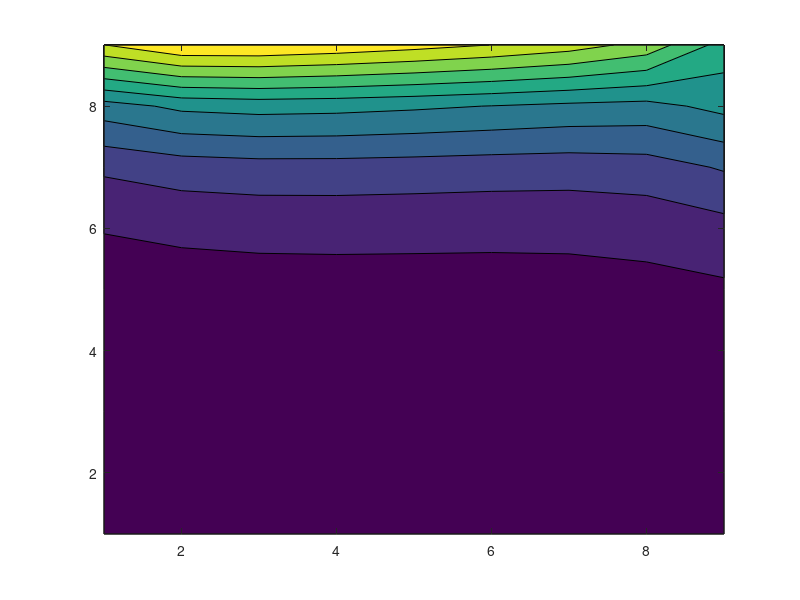

This figure's MATLAB source:
%we will solve the equation Au=b
%create my matrix A
A = zeros(81,81);
for k =1:81
    A(k,k)=4; %leading diagonal values are 4
end
for k=1:80
    A(k,k+1)=-1; %create diagonal below main diagonal 
    %all values are -1
end
for k=1:80
    A(k+1,k)=-1; %create diagonal above main diagonal
    %all values are -1
end
for k=10:81
    A(k-9,k)=-1; %for diagonal starting at z(1,10)
    %make values -1
end

%create matrix b of our solutions
b = zeros(81,0); %empty matrix 81 x 1
for k=73:81 %for the nodes P(9,1) to P(9,9), these are the only nodes
    % that will have a solution that isn't 0
    % as it's affected by top boundary where u = 100sin(pi*x/100)
    % all other nodes the temperatures we know is when u = 0
    x = k - 72;
    b(k,1)=100*sin((pi*k)/100);
end

%solve to get u
Ai = inv(A);
u = Ai*b;

%now to plot the temperature distribution graph
x = zeros(9,9); %create empty 9 x9 vector where we wll store steady 
%state temperatures for each node
for i=1:9 %for each node in row
    for j=1:9 %for each node in column
        x(i,j)=u(j+(i-1)*(9)); %let the corresponding temperature of each node
        %in u, be placed in the x matrix at certain point
    end
end

[i,j]=meshgrid(1:1:9,1:1:9); %create x and y axis, 1-9
[c,h]=contourf(i,j,x); %create temp dist graph using contours